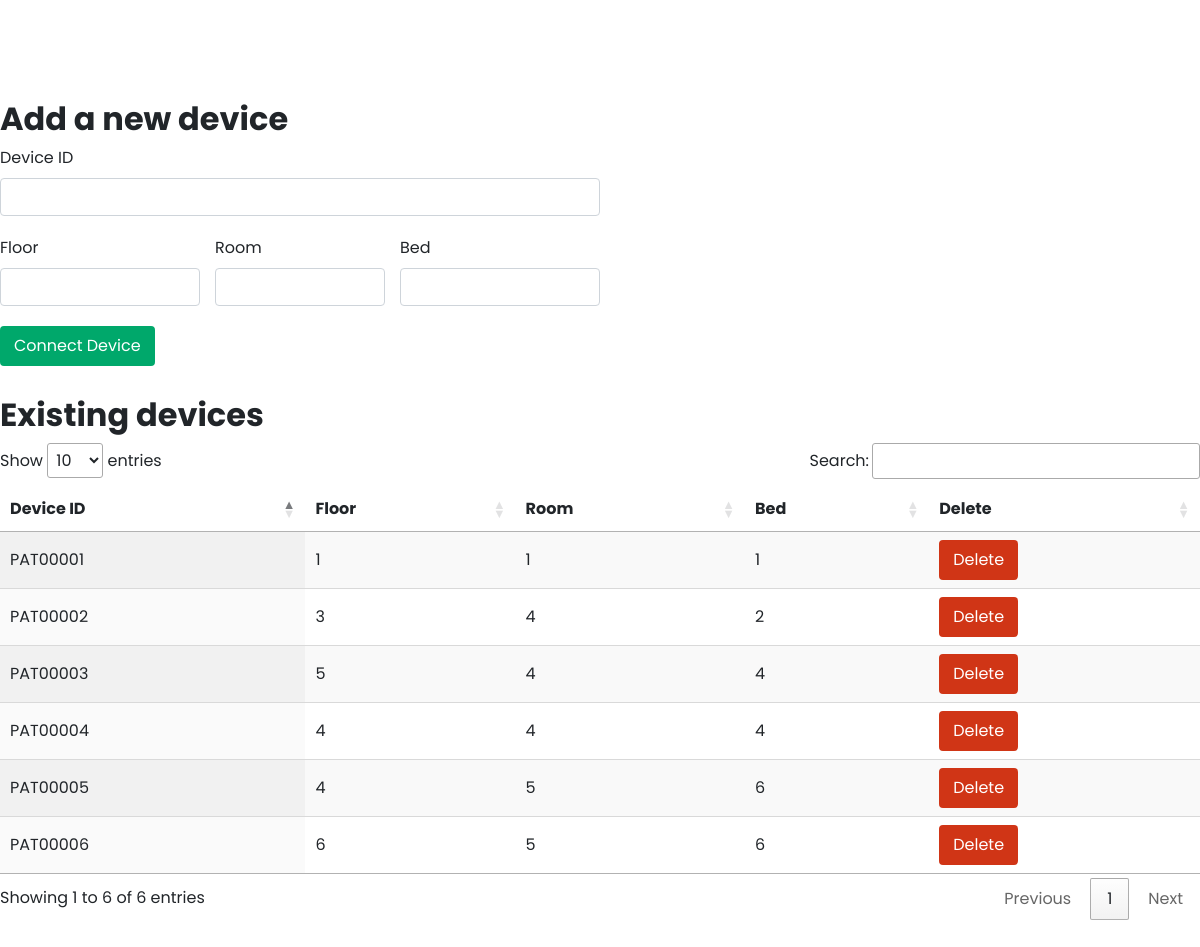
Page /devices/ on the committed database.
### main/models.py (models this page shows, shortened)
class patient(models.Model):
	floor = models.IntegerField(default=0)
	room = models.IntegerField(default=0)
	bed_no = models.IntegerField(default=0)
	percentage = models.IntegerField(default=0)
	device_id =  models.CharField(max_length=50, null=True, blank=True)
	status = models.IntegerField(default = 0)

### main/views.py (the view, shortened to what this page needs)
# urls.py: path('devices/', views.devices, name='devices'),
def devices(request):
	return render(request, template_name='devices.html',
				context={"patients":patient.objects.all})

### templates/devices.html (shortened to what this page needs)
{% load static %}
{% include "header.html" %}
<link rel="stylesheet" href="https://cdn.datatables.net/1.10.20/css/jquery.dataTables.min.css">
<link rel="stylesheet" href="https://cdn.datatables.net/responsive/2.2.3/css/responsive.bootstrap4.min.css">
<body>
	<div class="section">
		<div class="container-1200px" >
			<h2 class="bold-text padding-15px-mobile">Add a new device</h2>
			<form style="max-width:600px;margin-bottom:30px;" class="padding-15px-mobile" action="/devices/" method="POST"> {% csrf_token %}
				<div class="form-group">
				    <label for="device">Device ID</label>
				    <input type="text" class="form-control" name="device_id" style="margin-bottom: 20px;">
				    <div class="row no-margin" style="margin-bottom: 20px;">
				    	<div class="col-4 no-padding">
						    <label for="floor">Floor</label>
						    <input type="number" class="form-control" name="floor" >
						</div>
				    	<div class="col-4">
						    <label for="room">Room</label>
						    <input type="number" class="form-control" name="room" >
						</div>
				    	<div class="col-4 no-padding">
						    <label for="bed">Bed</label>
						    <input type="number" class="form-control" name="bed_no" >
						</div>
					</div>
					<button type="submit" class="btn adv-sal-green-background white white-background-hover adv-sal-green-hover adv-sal-green-border">Connect Device</button>
				</div>
			</form>
			<h2 class="bold-text">Existing devices</h2>
			<table id="devices-table" class="display" style="width:100%;">
				<thead>
		            <tr>
		                <th>Device ID</th>
		                <th>Floor</th>
		                <th>Room</th>
		                <th>Bed</th>
		                <th>Delete</th>
		            </tr>
	        	</thead>
	        	<tbody>
		                {%for p in patients %}
		                	<tr>
				                <td>{{p.device_id}}</td>
				                <td>{{p.floor}}</td>
				                <td>{{p.room}}</td>
				                <td>{{p.bed_no}}</td>
				                <td>
				                	<form action="/devices/" method="POST"> {% csrf_token %}
				                		<button type="submit" onclick="alert('You are about to DELETE a device!!!')" name="delete" value={{p.device_id}} class="btn adv-sal-red-background white white-background-hover adv-sal-red-hover adv-sal-red-border">Delete</button>
				                	</form>
				                </td>
							</tr>
			            {% endfor %}
		        </tbody>
	    	</table>
		</div>
	</div>
</body>

### static/css/layout.css (style rules this page uses)
.container-1200px { max-width:1200px; margin:0 auto; }
.section { padding-top:100px; padding-bottom:100px; position:relative; }
.no-margin { margin-left: 0px!important; margin-right: 0px!important; }
.no-padding { padding-left:0px!important; padding-right:0px!important; }

### static/css/text.css (style rules this page uses)
body,h1,h2,h3,h4,h5,h6 { font-family:Poppins; }
h1,h2, .bold-text { font-weight:700; }

### static/css/color.css (style rules this page uses)
.adv-sal-green-background, .adv-sal-green-background-hover:hover { background-color:#00A86B; }
.adv-sal-green-border,.adv-sal-green-border-hover:hover { border: 2px solid #00A86B; }
.adv-sal-red-background, .adv-sal-red-background-hover:hover { background-color:#d03516; }
.adv-sal-red-border,.adv-sal-red-border-hover:hover { border: 2px solid #d03516; }
.white, .white-hover:hover { color:#fff; }

### rows in the picture
patient: device_id "PAT00001", floor "1", room "1", bed_no "1"
patient: device_id "PAT00002", floor "3", room "4", bed_no "2"
patient: device_id "PAT00003", floor "5", room "4", bed_no "4"
patient: device_id "PAT00004", floor "4", room "4", bed_no "4"
patient: device_id "PAT00005", floor "4", room "5", bed_no "6"
patient: device_id "PAT00006", floor "6", room "5", bed_no "6"
